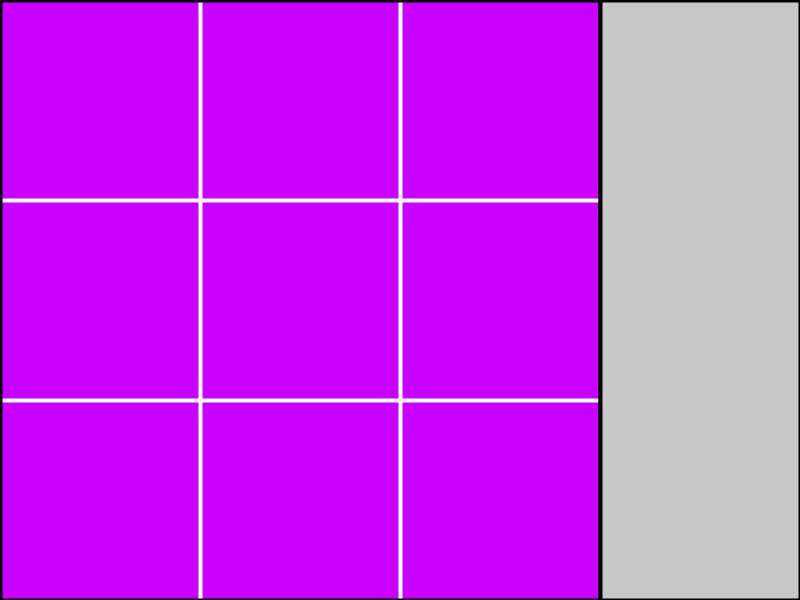
Frame 1 (no input)
Frame 60 (the mouse pressed at the canvas centre just before this capture): identical to frame 1, image omitted
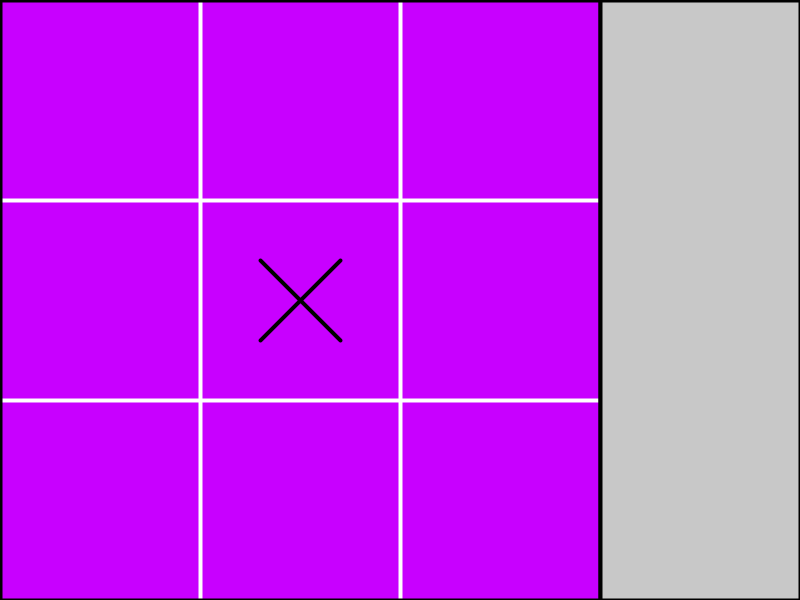
Frame 120 (the mouse held since frame 60 and released just before this capture)

The Processing sketch that drew these frames (run headless with seeded random() and noise(); from frame 60 on, the mouse is pressed at the canvas centre):

// Processing sketch: CC149
// ── CC149.pde
int[] board;
int[][] boardCoords ={
  {100, 100}, {100, 300}, {100, 500}, {300, 100}, {300, 300}, {300, 500}, {500, 100}, {500, 300}, {500, 500}
};
int player = 1;
void setup() {
  //0-600 board; 601-800 score/whos turn
  size(800, 600);
  board = new int[]{-1, -1, -1, -1, -1, -1, -1, -1, -1};
  //board = new int[]{0, 1, 0, -1, -1, 0, 1, 1, -1};
}
void mousePressed() {
  int getPlayer = player % 2; //odd = X, even = O
  player++;
  if (mouseX > 600) {
    return;
  }
  float[] boardDists = new float[9];
  int minInd = 0;
  for (int i = 0; i < 9; i++) {
    boardDists[i] = dist(mouseX, mouseY, boardCoords[i][0], boardCoords[i][1]);
    if (boardDists[i] < boardDists[minInd]) minInd = i;
  }
  board[minInd] = getPlayer;
  if (checkForWinner()) {
    draw();
    checkForWinner();
    noLoop();
  }
}

void draw() {
  background(200, 0, 255);
  stroke(255);
  strokeWeight(4);
  line(0, 200, 600, 200);
  line(0, 400, 600, 400);
  line(200, 0, 200, height);
  line(400, 0, 400, height);
  stroke(0);
  line(0, 0, 0, height);
  line(600, 0, 600, height);
  line(0, 0, 600, 0);
  line(0, height, 600, height);
  fill(200);
  rect(600, 0, 200, height);
  for (int i = 0; i < 9; i++) {
    int x = boardCoords[i][0];
    int y = boardCoords[i][1];
    switch(board[i]) {
    case -1:
      continue;
    case 0:
      noFill();
      ellipse(x, y, 80, 80);
      break;
    case 1:
      line(x-40, y-40, x+40, y+40);
      line(x-40, y+40, x+40, y-40);
      break;
    }
  }
}

boolean checkForWinner() {
  boolean winner = false;
  if (board[0] == board[1] && board[0] == board[2] && board[0] != -1) {
    print("WINNA WINNA");
    int x1 = boardCoords[0][0];
    int y1 = boardCoords[0][1];
    int x2 = boardCoords[2][0];
    int y2 = boardCoords[2][1];
    stroke(255,0,0);
    print(x1);
    line(x1,y1,x2,y2);
    winner = true;
  } else if (board[0] == board[3] && board[0] == board[6] && board[0] != -1) {
    winner = true;
  } else if (board[1] == board[4] && board[1] == board[7] && board[1] != -1) {
    winner = true;
  } else if (board[3] == board[4] && board[3] == board[5] && board[3] != -1) {
    winner = true;
  } else if (board[2] == board[5] && board[2] == board[8] && board[2] != -1) {
    winner = true;
  } else if (board[6] == board[7] && board[6] == board[8] && board[6] != -1) {
    winner = true;
  } else if (board[0] == board[4] && board[0] == board[8] && board[0] != -1) {
    winner = true;
  } else if (board[2] == board[4] && board[2] == board[6] && board[2] != -1) {
    winner = true;
  }
  return winner;
}
